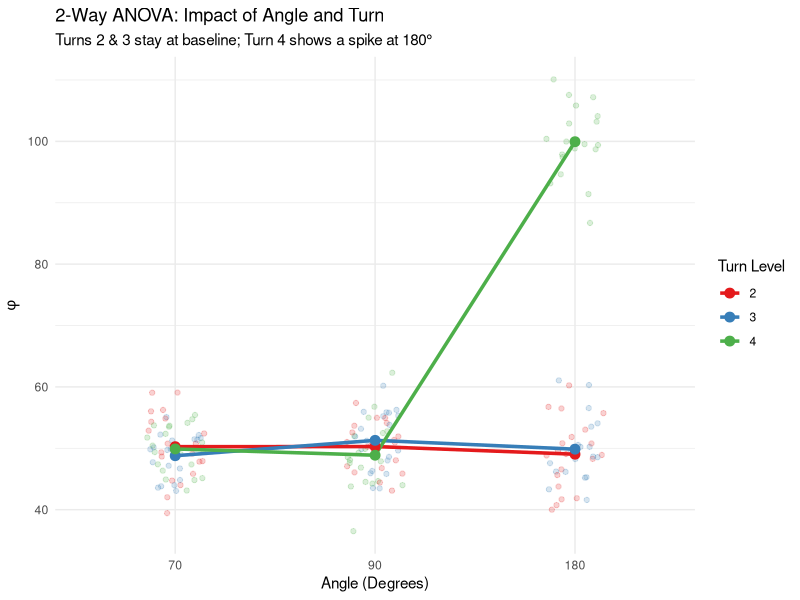

Write R code to recreate this figure.
## ---- chunk 1
#| echo: false
#| message: false
#| warning: false 

library(tidyverse)
library(pwr)
## ---- chunk 2
#| echo: false
#| warning: false

# 1. Create the dataset
set.seed(42)
angle_levels <- c("70", "90", "180")
turn_levels <- c("2", "3", "4")
n <- 20 

data <- expand.grid(
  Angle = factor(angle_levels, levels = angle_levels), 
  Turn = factor(turn_levels, levels = turn_levels), 
  replicate = 1:n
)

# 2. Logic:
# Turns 2 & 3: Mean 50 across all angles
# Turn 4: Mean 50 for 70 & 90 degrees, jumps to 100 at 180 degrees
data <- data %>%
  mutate(value = case_when(
    Turn == "4" & Angle == "180" ~ rnorm(n(), 100, 5),
    TRUE                         ~ rnorm(n(), 50, 5)
  ))

# 3. Create the plot
ggplot(data, aes(x = Angle, y = value, color = Turn, group = Turn)) +
  geom_jitter(alpha = 0.2, width = 0.15) +
  stat_summary(fun = mean, geom = "line", size = 1.2) +
  stat_summary(fun = mean, geom = "point", size = 3) +
  theme_minimal() +
  scale_color_manual(values = c("2" = "#E41A1C",   
                                "3" = "#377EB8",   
                                "4" = "#4DAF4A")) + 
  labs(
    title = "2-Way ANOVA: Impact of Angle and Turn",
    subtitle = "Turns 2 & 3 stay at baseline; Turn 4 shows a spike at 180°",
    x = "Angle (Degrees)",
    y = expression(phi),  # Changed from "Measured Value" to the symbol Phi
    color = "Turn Level"
  )
## ---- chunk 3
calculate_f <- function(means, common_sd) {
  grand_mean <- mean(means)
  sd_between <- sqrt(mean((means - grand_mean)^2))
  return(sd_between / common_sd)
}

means <- c(rep(50, 8), 65) # 8 groups at 50, one at 65
group_sd <- 15             # Expected noise/standard deviation
f_size <- calculate_f(means, group_sd) # Effect size
## ---- chunk 4
pwr_result <- pwr.anova.test(k = 9, 
                             f = f_size, 
                             sig.level = 0.05, 
                             power = 0.8) # Solving for n

print(pwr_result)
